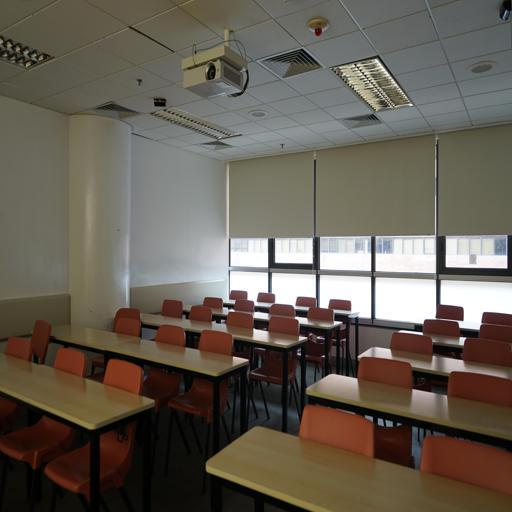
#> input picture ML-based/data/train_data/1082.jpg, 512 x 512 px
$ python dcp.py --in ../../../ML-based/data/train_data --out out
#> lines starting #> are read from the running program, lines starting #| are printed output that depends on the picture
"""Dark Channel Prior dehazing with guided filter refinement."""

import argparse
from pathlib import Path
from typing import Iterable

import cv2
import numpy as np

_IMAGE_EXTS = {".png", ".jpg", ".jpeg", ".bmp", ".tif", ".tiff"}


def _is_image_file(path: Path) -> bool:
    return path.suffix.lower() in _IMAGE_EXTS


def _iter_images(input_dir: Path) -> Iterable[Path]:
    for item in sorted(input_dir.iterdir()):
        if item.is_file() and _is_image_file(item):
            yield item


def _load_rgb(path: Path) -> np.ndarray:
    bgr = cv2.imread(str(path), cv2.IMREAD_COLOR)
    if bgr is None:
        raise ValueError(f"Failed to read image: {path}")
    rgb = cv2.cvtColor(bgr, cv2.COLOR_BGR2RGB)
    return rgb.astype(np.float32) / 255.0


def _save_png(image: np.ndarray, path: Path) -> None:
    path.parent.mkdir(parents=True, exist_ok=True)
    rgb8 = np.clip(image * 255.0 + 0.5, 0, 255).astype(np.uint8)
    bgr8 = cv2.cvtColor(rgb8, cv2.COLOR_RGB2BGR)
    if not cv2.imwrite(str(path), bgr8):
        raise IOError(f"Failed to write image: {path}")


def get_dark_channel(image: np.ndarray, window_size: int) -> np.ndarray:
    min_channel = np.min(image, axis=2)
    kernel = cv2.getStructuringElement(cv2.MORPH_RECT, (window_size, window_size))
    dark = cv2.erode(min_channel, kernel)
    return dark


def estimate_atmospheric_light(image: np.ndarray, dark_channel: np.ndarray, top_percent: float = 0.001) -> np.ndarray:
    flat_dark = dark_channel.reshape(-1)
    num_pixels = flat_dark.size
    count = max(int(num_pixels * top_percent), 1)
    indices = np.argpartition(flat_dark, -count)[-count:]
    image_flat = image.reshape(-1, 3)
    top_pixels = image_flat[indices]
    brightest = top_pixels[np.argmax(np.sum(top_pixels, axis=1))]
    return brightest


def estimate_transmission(image: np.ndarray, atmospheric_light: np.ndarray, window_size: int, omega: float) -> np.ndarray:
    normed = image / np.maximum(atmospheric_light, 1e-6)
    transmission = 1.0 - omega * get_dark_channel(normed, window_size)
    return np.clip(transmission, 0.0, 1.0)


def guided_filter(guidance: np.ndarray, to_refine: np.ndarray, radius: int, eps: float) -> np.ndarray:
    r = max(1, int(radius))
    kernel_size = (2 * r + 1, 2 * r + 1)
    mean_I = cv2.boxFilter(guidance, -1, kernel_size)
    mean_p = cv2.boxFilter(to_refine, -1, kernel_size)
    mean_Ip = cv2.boxFilter(guidance * to_refine, -1, kernel_size)
    cov_Ip = mean_Ip - mean_I * mean_p
    mean_II = cv2.boxFilter(guidance * guidance, -1, kernel_size)
    var_I = mean_II - mean_I * mean_I
    a = cov_Ip / (var_I + eps)
    b = mean_p - a * mean_I
    mean_a = cv2.boxFilter(a, -1, kernel_size)
    mean_b = cv2.boxFilter(b, -1, kernel_size)
    refined = mean_a * guidance + mean_b
    return np.clip(refined, 0.0, 1.0)


def recover_radiance(image: np.ndarray, transmission: np.ndarray, atmospheric_light: np.ndarray, t0: float) -> np.ndarray:
    t = np.clip(transmission, t0, 1.0)
    t = t[..., None]
    recovered = (image - atmospheric_light) / t + atmospheric_light
    return np.clip(recovered, 0.0, 1.0)


def dehaze_dcp(image: np.ndarray, window_size: int, omega: float, radius: int, eps: float, t0: float) -> np.ndarray:
    dark = get_dark_channel(image, window_size)
    atmosphere = estimate_atmospheric_light(image, dark)
    transmission = estimate_transmission(image, atmosphere, window_size, omega)
    guidance = cv2.cvtColor((image * 255.0).astype(np.uint8), cv2.COLOR_RGB2GRAY).astype(np.float32) / 255.0
    refined_t = guided_filter(guidance, transmission.astype(np.float32), radius, eps)
    result = recover_radiance(image, refined_t, atmosphere, t0)
    return result


def process_directory(input_dir: Path, output_dir: Path, window: int, omega: float, radius: int, eps: float, t0: float) -> None:
    if not input_dir.exists():
        raise FileNotFoundError(f"Input directory not found: {input_dir}")
    output_dir.mkdir(parents=True, exist_ok=True)
    total = 0
    for img_path in _iter_images(input_dir):
        try:
            rgb = _load_rgb(img_path)
#> in _load_rgb, bgr is the input picture: shape (512, 512, 3); mean B, G, R 84, 94.6, 102.3
            dehazed = dehaze_dcp(rgb, window, omega, radius, eps, t0)
#> in get_dark_channel, `dark = cv2.erode(min_channel, kernel)`:
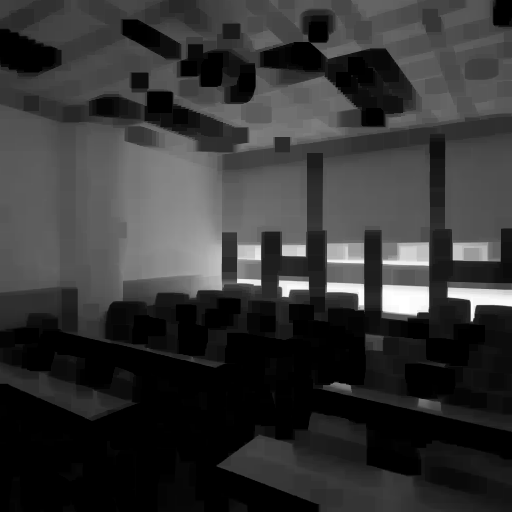
#> dark: shape (512, 512) float32; min 0, max 1, mean 0.206
#> in estimate_atmospheric_light, `indices = np.argpartition(flat_dark, -count)[-count:]`: indices = 262 values, max 160215 at index 3, min 148839 at index 23, mean 155151.4
#> in estimate_atmospheric_light, `top_pixels = image_flat[indices]`: top_pixels = 262 rows, first 8: [1, 1, 1], [1, 1, 1], [1, 1, 1], [1, 1, 1], [1, 1, 1], [1, 1, 1], [1, 1, 1], [1, 1, 1]
#> in estimate_atmospheric_light, `brightest = top_pixels[np.argmax(np.sum(top_pixels, axis=1))]`: brightest = [1, 1, 1]
#> in guided_filter, `b = mean_p - a * mean_I`:
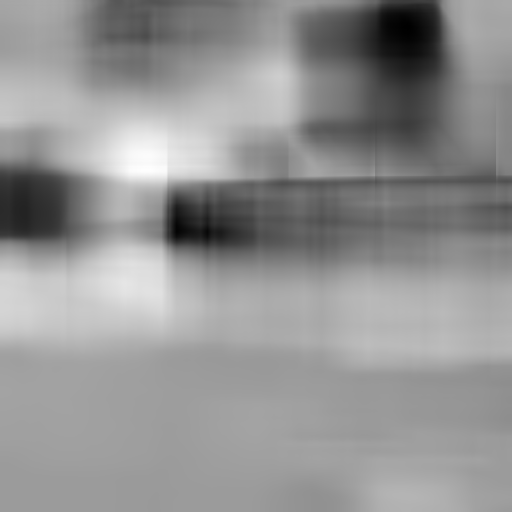
#> b: shape (512, 512) float32; min 0.568, max 1.28, mean 0.976; drawn with min black and max white
#> in guided_filter, `mean_a = cv2.boxFilter(a, -1, kernel_size)`:
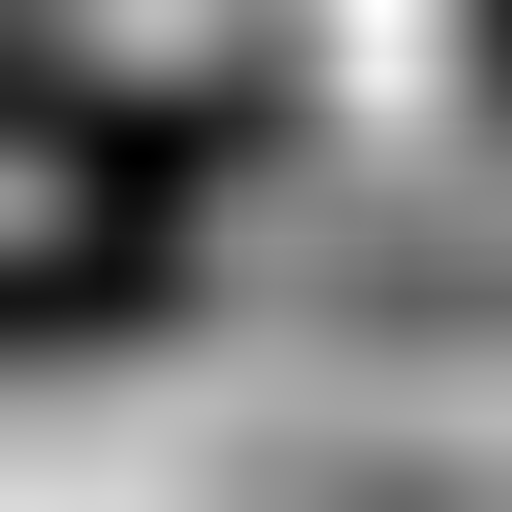
#> mean_a: shape (512, 512) float32; min -0.909, max 0.0991, mean -0.42; drawn with min black and max white
#> in guided_filter, `mean_b = cv2.boxFilter(b, -1, kernel_size)`:
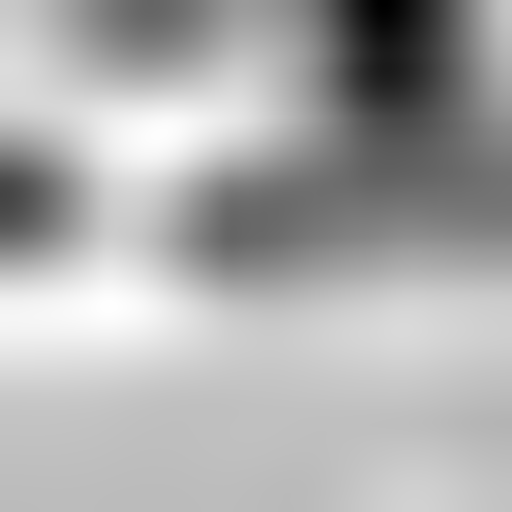
#> mean_b: shape (512, 512) float32; min 0.71, max 1.1, mean 0.976; drawn with min black and max white
#> in guided_filter, `refined = mean_a * guidance + mean_b`:
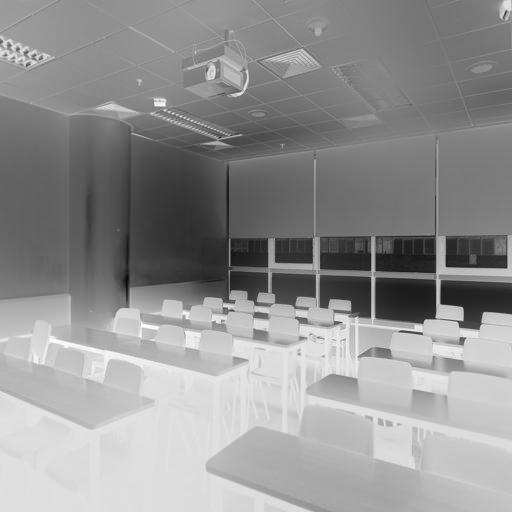
#> refined: shape (512, 512) float32; min 0.43, max 1.08, mean 0.805; drawn with min black and max white
#> in recover_radiance, `recovered = (image - atmospheric_light) / t + atmospheric_light`:
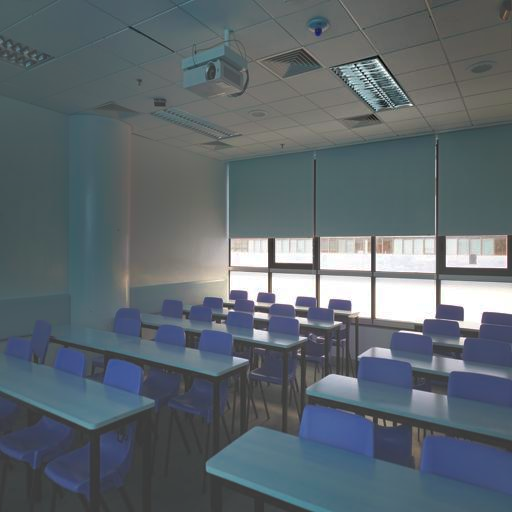
#> recovered: shape (512, 512, 3) float32; mean of channels 0, 1, 2 0.272, 0.241, 0.19; drawn with min black and max white
#> in recover_radiance, `return np.clip(recovered, 0.0, 1.0)`:
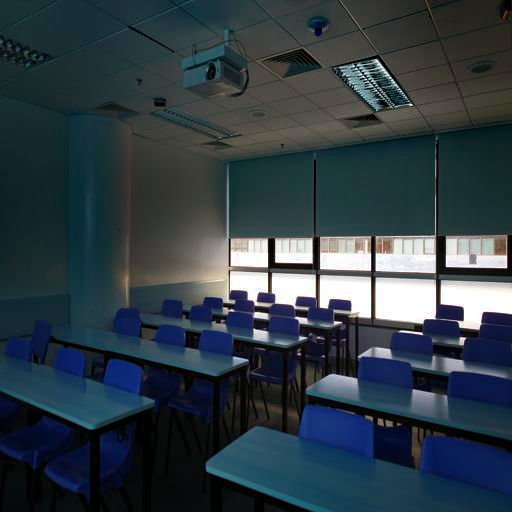
#> returned value: shape (512, 512, 3) float32; mean of channels 0, 1, 2 0.272, 0.241, 0.19; drawn as B, G, R
            _save_png(dehazed, output_dir / (img_path.stem + ".png"))
            total += 1
        except Exception as exc:  # pylint: disable=broad-except
            print(f"[WARN] DCP failed for {img_path}: {exc}")
#> pass 2 of the loop in process_directory, `for img_path in _iter_images(input_dir):`:
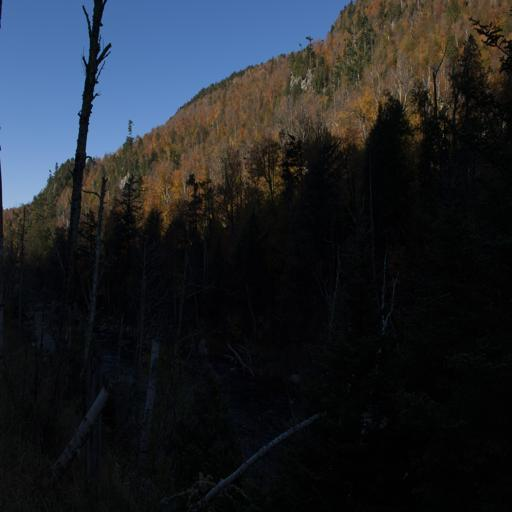
#> input picture ML-based/data/train_data/1183.jpg, 512 x 512 px
#> in _load_rgb, bgr is the input picture: shape (512, 512, 3); mean B, G, R 40.5, 35.3, 31.6
#> in get_dark_channel (call 3), `dark = cv2.erode(min_channel, kernel)`:
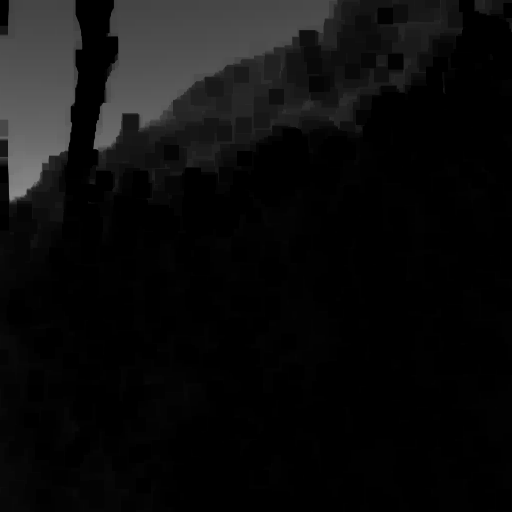
#> dark: shape (512, 512) float32; min 0, max 0.545, mean 0.0516
#> top_pixels = 262 rows, first 8: [0.525, 0.663, 0.827], [0.525, 0.663, 0.827], [0.541, 0.671, 0.831], [0.525, 0.663, 0.827], [0.525, 0.663, 0.827], [0.541, 0.671, 0.831], [0.541, 0.671, 0.831], [0.541, 0.671, 0.831]
#> in recover_radiance (call 2), `recovered = (image - atmospheric_light) / t + atmospheric_light`:
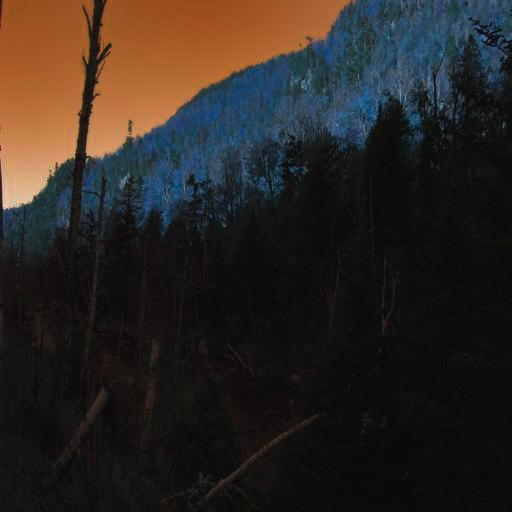
#> recovered: shape (512, 512, 3) float32; mean of channels 0, 1, 2 0.0945, 0.111, 0.135; drawn with min black and max white
    print(f"Finished DCP processing: {total} images written to {output_dir}.")


def parse_args() -> argparse.Namespace:
    parser = argparse.ArgumentParser(description="Dark Channel Prior dehazing")
    parser.add_argument("--in", dest="input_dir", required=True, help="Input directory containing RGB PNGs")
    parser.add_argument("--out", dest="output_dir", required=True, help="Output directory for DCP results")
    parser.add_argument("--window", type=int, default=15, help="Dark channel window size")
    parser.add_argument("--omega", type=float, default=0.95, help="Transmission strength parameter")
    parser.add_argument("--radius", type=int, default=60, help="Guided filter radius")
    parser.add_argument("--eps", type=float, default=1e-3, help="Guided filter epsilon")
    parser.add_argument("--t0", type=float, default=0.1, help="Minimum transmission")
    return parser.parse_args()


def main() -> None:
    args = parse_args()
    process_directory(
        Path(args.input_dir),
        Path(args.output_dir),
        args.window,
        args.omega,
        args.radius,
        args.eps,
        args.t0,
    )


if __name__ == "__main__":
    main()
